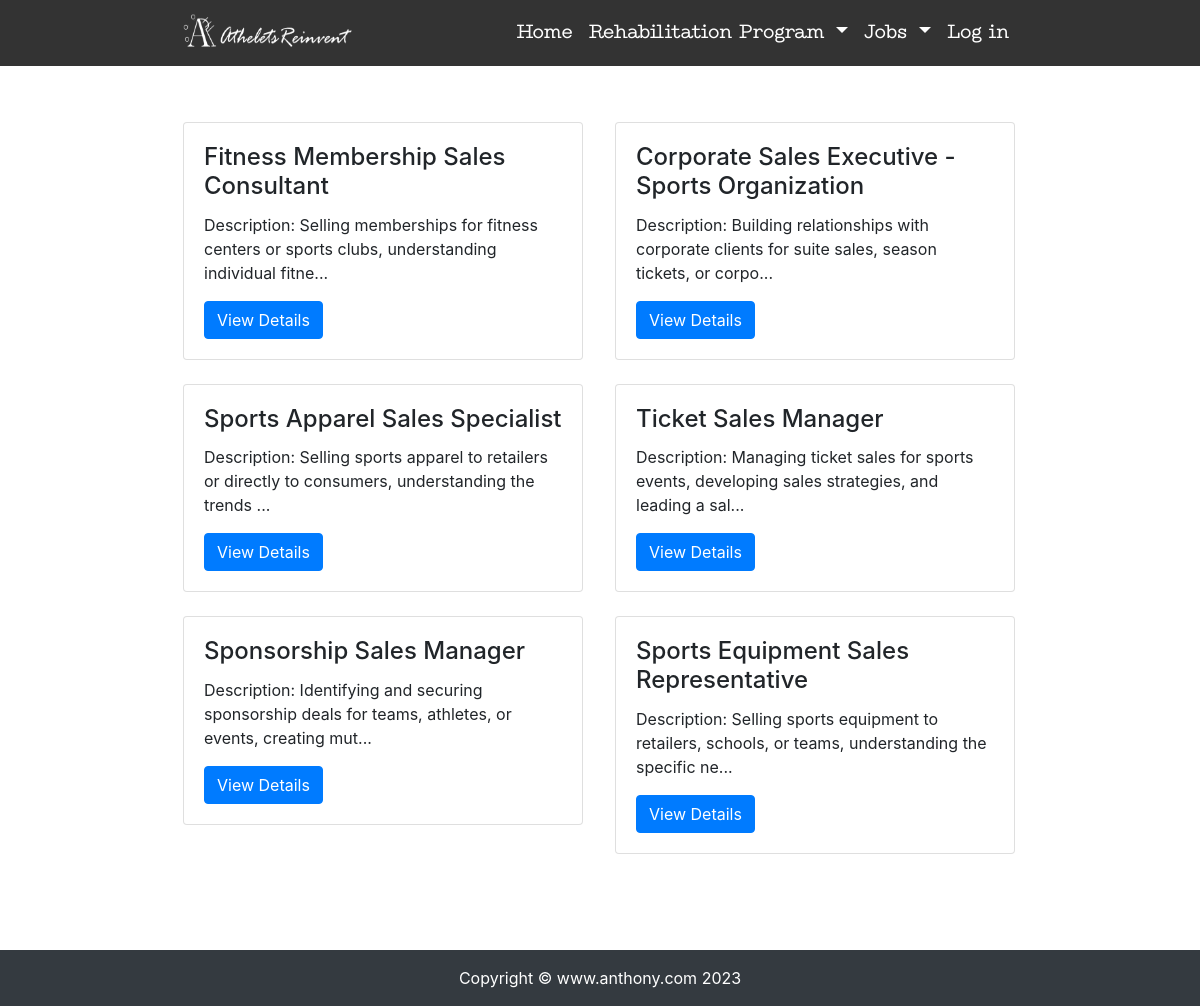
/find/Sales-Job/, run on the app's committed database.
### find/models.py (models this page shows, shortened)
class Sales(models.Model):
    Sales_Job = models.CharField(max_length=100)
    body = models.TextField()
    created = models.DateTimeField(default=timezone.now)
    avatar = models.ImageField(upload_to='Sales_Job/%Y%m%d/', blank=True)
    class Meta:
        ordering = ('-created',)

### find/views.py (the view)
# urls.py: path('Sales-Job/', views.Sales_Job, name='Sales_Job'),
def Sales_Job(request):
    SalesJob = Sales.objects.all()
    context = {'Sales_Job': SalesJob}
    return render(request, 'Finding/Sales.html', context)

### templates/Finding/Sales.html (shortened to what this page needs)
{% extends "base.html" %}
{% load staticfiles %}
{% block content %}
<br><br>
<div class="container">
    <div class="row mt-2" >
        {% for SJ in Sales_Job %}
        <div class="col-6 mb-4">
            <div class="card" style="width:400px">
                <div class="card-body">
                    <h4 class="card-title">{{ SJ.Sales_Job }}</h4>
                    <p class="card-text">{{ SJ.body|slice:'100' }}...</p>
                    <a href="{% url 'find:Sales_Job-detail' SJ.id %}" class="btn btn-primary">View Details</a>
                </div>
            </div>
        </div>
        {% endfor %}
    </div>
</div>
{% endblock content %}

### templates/base.html (style rules this page uses)
html, body { height: 100%; margin: 0; }
@media (min-width: 768px) { .container { max-width: 54rem !important; } }

### data on the page
Sales: Sales_Job "Fitness Membership Sales Consultant", body "Description: Selling memberships for fitness centers or sports clubs, understanding individual fitne"
Sales: Sales_Job "Corporate Sales Executive - Sports Organization", body "Description: Building relationships with corporate clients for suite sales, season tickets, or corpo"
Sales: Sales_Job "Sports Apparel Sales Specialist", body "Description: Selling sports apparel to retailers or directly to consumers, understanding the trends"
Sales: Sales_Job "Ticket Sales Manager", body "Description: Managing ticket sales for sports events, developing sales strategies, and leading a sal"
Sales: Sales_Job "Sponsorship Sales Manager", body "Description: Identifying and securing sponsorship deals for teams, athletes, or events, creating mut"
Sales: Sales_Job "Sports Equipment Sales Representative", body "Description: Selling sports equipment to retailers, schools, or teams, understanding the specific ne"
